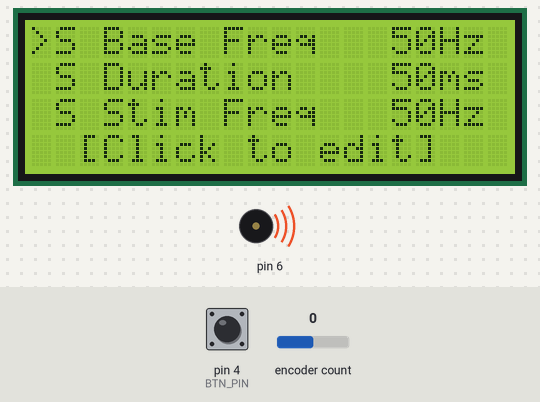
A sketch run on a simulated Arduino Uno, built with avr-gcc and run on an emulated ATmega328P. Parts: 20×4 character LCD, buzzer (waves = sounding). Inputs (shaded band) come from the test bench; at power-on: encoder count 0, pin 4 (BTN_PIN) HIGH.

Above: at 1.3 s.
1.4 s: encoder count set to 1
2.9 s: pin 4 (BTN_PIN) pulled LOW for 0.15 s
At 3.5 s:
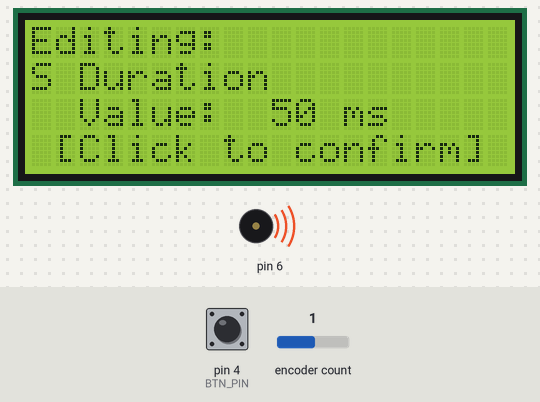
4.5 s: encoder count set to 2
At 5.4 s:
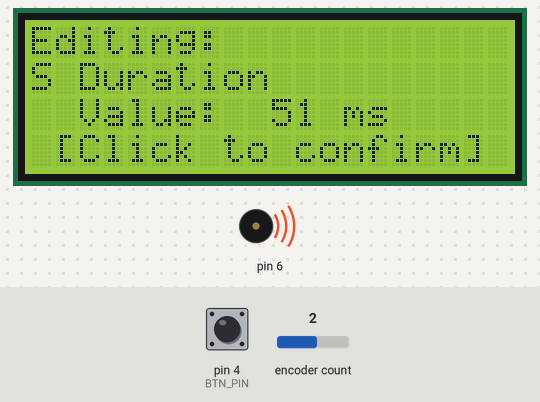
6.0 s: pin 4 (BTN_PIN) pulled LOW for 1 s
At 6.9 s:
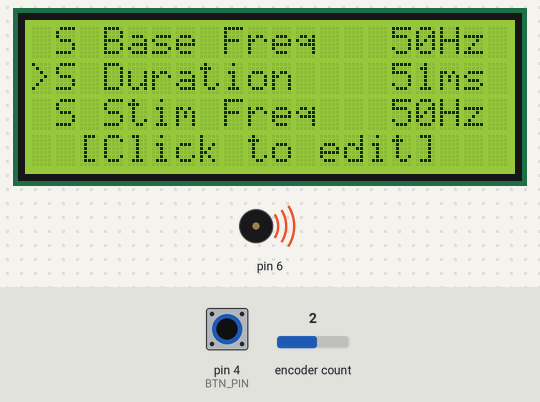
8.5 s: encoder count set to 3
10.0 s: pin 4 (BTN_PIN) pulled LOW for 0.15 s
At 11.4 s:
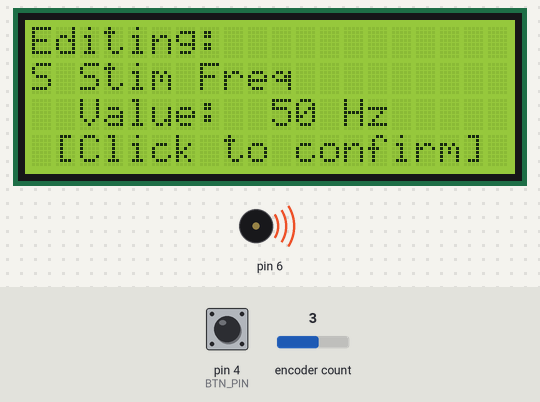
Timing chart, 0 to 12.6 s (numbered marks = the images above; inputs shaded):
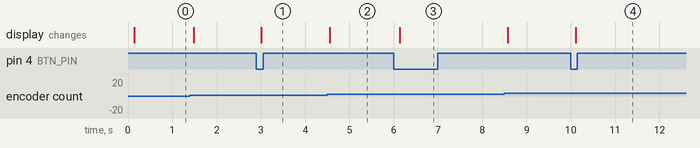

Measured:
- after the input at 2.9 s, the display: changes after 0.10 s (image 1)
- after the input at 4.5 s, the display: changes after 0.06 s (image 2)
- after the input at 6.0 s, the display: changes after 0.13 s (image 3)
- after the input at 10.0 s, the display: changes after 0.11 s (image 4)

The sketch:

Test.ino
```cpp
#include <Encoder.h>
#include <Wire.h>
#include <LiquidCrystal_I2C.h>

Encoder myEnc(2, 3);
LiquidCrystal_I2C lcd(0x27, 20, 4);

// --- Menu Configuration ---
const int menuLength = 5;

const char* menuItems[] = {
  "S Base Freq",
  "S Duration",
  "S Stim Freq",
  "L Duration",
  "L Stim Freq"
};

const char* menuUnits[] = {
  "Hz",
  "ms",
  "Hz",
  "ms",
  "Hz"
};

int menuValues[menuLength] = {50, 50, 50, 50, 50}; // default values

// --- State ---
enum AppState { STATE_MENU, STATE_EDIT };
AppState appState = STATE_MENU;

int menuIndex = 0;
int menuScrollOffset = 0; // which item is shown on row 0
const int VISIBLE_ROWS = 3; // row 3 reserved for instructions

const int BTN_PIN = 4;
long lastEncPos = 0;
bool lastBtnState = HIGH;
unsigned long lastDebounce = 0;
bool btnHandled = false;

// -------------------------------------------------------
void setup() {
  pinMode(BTN_PIN, INPUT_PULLUP);
  lcd.init();
  lcd.backlight();
  displayMenu();
  tone(6, 10000);
}

// -------------------------------------------------------
void loop() {
  long encPos = myEnc.read() / 4;

  if (encPos != lastEncPos) {
    int dir = (encPos > lastEncPos) ? 1 : -1;
    lastEncPos = encPos;

    if (appState == STATE_MENU) {
      menuIndex = constrain(menuIndex + dir, 0, menuLength - 1);
      // scroll offset: keep selected item visible
      if (menuIndex < menuScrollOffset) menuScrollOffset = menuIndex;
      if (menuIndex >= menuScrollOffset + VISIBLE_ROWS) menuScrollOffset = menuIndex - VISIBLE_ROWS + 1;
      displayMenu();
    } else {
      menuValues[menuIndex] = constrain(menuValues[menuIndex] + dir, 0, 100);
      displayEdit();
    }
  }

  // --- Button debounce ---
  bool btn = digitalRead(BTN_PIN);
  if (btn != lastBtnState) {
    lastDebounce = millis();
    btnHandled = false;
  }
  if (!btnHandled && (millis() - lastDebounce) > 50 && btn == LOW) {
    btnHandled = true;
    if (appState == STATE_MENU) {
      appState = STATE_EDIT;
      displayEdit();
    } else {
      appState = STATE_MENU;
      displayMenu();
    }
  }
  lastBtnState = btn;
}

// -------------------------------------------------------
void displayMenu() {
  lcd.clear();

  for (int row = 0; row < VISIBLE_ROWS; row++) {
    int itemIndex = menuScrollOffset + row;
    if (itemIndex >= menuLength) break;

    lcd.setCursor(0, row);
    if (itemIndex == menuIndex) {
      lcd.print(">");
    } else {
      lcd.print(" ");
    }
    // Print name (up to 13 chars), then value+unit right-aligned in remaining space
    char lineBuf[21];
    snprintf(lineBuf, sizeof(lineBuf), "%-13s%3d%-3s",
             menuItems[itemIndex],
             menuValues[itemIndex],
             menuUnits[itemIndex]);
    lcd.print(lineBuf);
  }

  // Row 3: instruction bar
  lcd.setCursor(0, 3);
  lcd.print("  [Click to edit]   ");
}

// -------------------------------------------------------
void displayEdit() {
  lcd.clear();

  // Row 0: label
  lcd.setCursor(0, 0);
  lcd.print("Editing:");

  // Row 1: item name
  lcd.setCursor(0, 1);
  lcd.print(menuItems[menuIndex]);

  // Row 2: value + unit, large and centered
  char valBuf[21];
  snprintf(valBuf, sizeof(valBuf), "  Value: %3d %s", menuValues[menuIndex], menuUnits[menuIndex]);
  lcd.setCursor(0, 2);
  lcd.print(valBuf);

  // Row 3: instruction
  lcd.setCursor(0, 3);
  lcd.print(" [Click to confirm] ");
}
```
